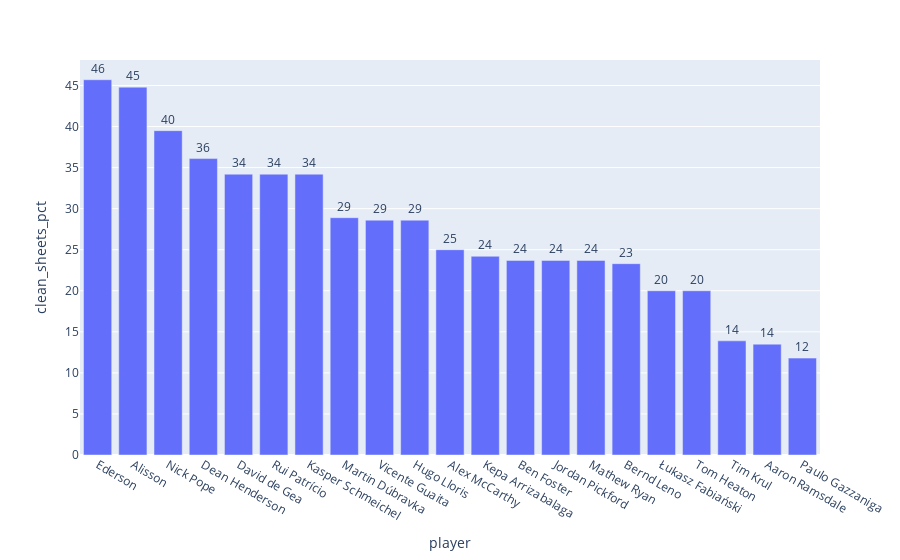

The notebook cell this image was saved under:
### Code cell
plot(keeper,'clean_sheets_pct','bar')

### Figure 1 — Plotly figure (JSON) as saved in the notebook; plotly's stock layout.template omitted (floating-point values rounded to 4 significant figures)
{"data": [{"alignmentgroup": "True", "hovertemplate": "player=%{x}<br>clean_sheets_pct=%{text}<extra></extra>", "legendgroup": "", "marker": {"color": "#636efa"}, "name": "", "offsetgroup": "", "orientation": "v", "showlegend": false, "text": [44.8, 24.2, 28.9, 45.7, 20, 23.7, 11.8, 34.2, 28.6, 20, 36.1, 13.9, 23.3, 28.6, 25, 34.2, 23.7, 39.5, 13.5, 23.7, 34.2], "textposition": "outside", "texttemplate": "%{text:.2s}", "type": "bar", "x": ["Alisson", "Kepa Arrizabalaga", "Martin Dúbravka", "Ederson", "Łukasz Fabiański", "Ben Foster", "Paulo Gazzaniga", "David de Gea", "Vicente Guaita", "Tom Heaton", "Dean Henderson", "Tim Krul", "Bernd Leno", "Hugo Lloris", "Alex McCarthy", "Rui Patrício", "Jordan Pickford", "Nick Pope", "Aaron Ramsdale", "Mathew Ryan", "Kasper Schmeichel"], "xaxis": "x", "y": [44.8, 24.2, 28.9, 45.7, 20, 23.7, 11.8, 34.2, 28.6, 20, 36.1, 13.9, 23.3, 28.6, 25, 34.2, 23.7, 39.5, 13.5, 23.7, 34.2], "yaxis": "y"}], "layout": {"barmode": "relative", "legend": {"tracegroupgap": 0}, "margin": {"t": 60}, "xaxis": {"anchor": "y", "categoryorder": "total descending", "domain": [0, 1], "title": {"text": "player"}}, "yaxis": {"anchor": "x", "domain": [0, 1], "title": {"text": "clean_sheets_pct"}}}}
